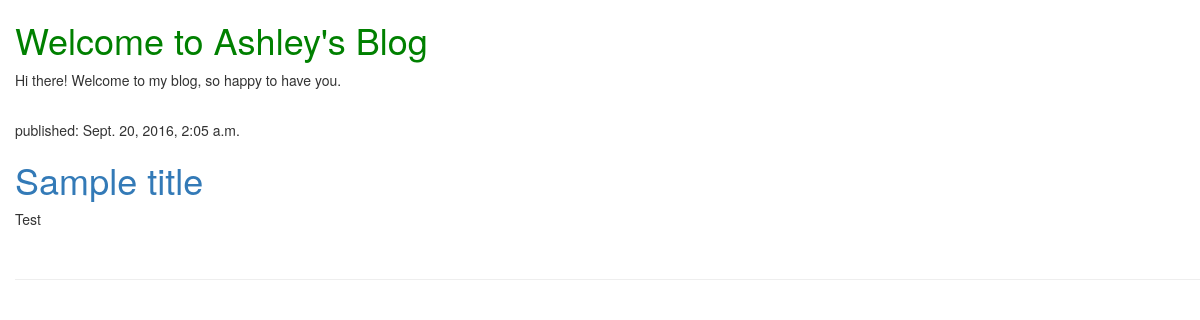
Before: / with the older database file.
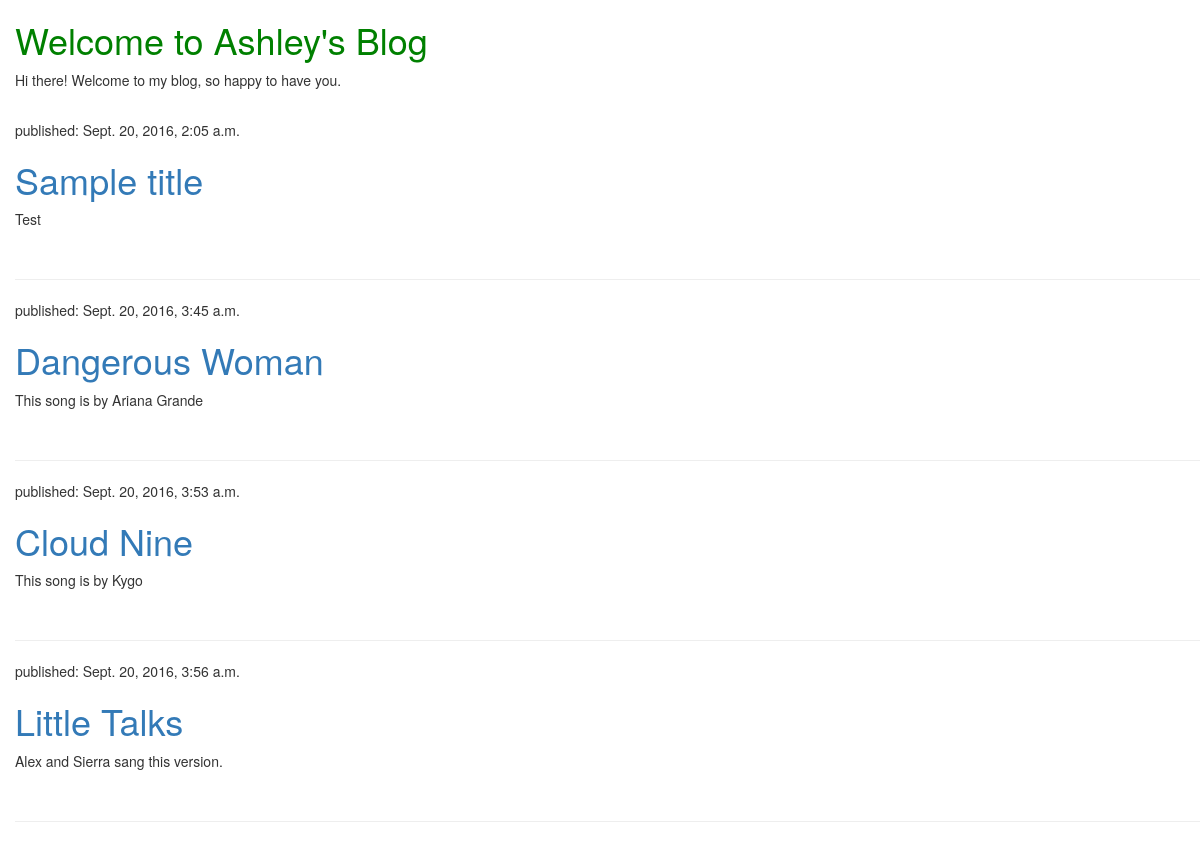
After: the same page with the newer database file.
### blog/models.py (models this page shows, shortened)
class Post(models.Model):
    author = models.ForeignKey('auth.User')
    title = models.CharField(max_length=200)
    text = models.TextField()
    created_date = models.DateTimeField(
        default = timezone.now)
    published_date = models.DateTimeField(
        blank=True, null=True)

### blog/views.py (the view)
# urls.py: url(r'^$', views.post_list, name='post_list'),
def post_list(request):
    posts = Post.objects.filter(published_date__lte=timezone.now()).order_by('published_date')
    return render(request, 'blog/post_list.html', {'posts': posts})

### blog/templates/blog/post_list.html (shortened to what this page needs)
{% extends 'base.html' %}
{% load staticfiles %}
{% block content %}
<head>
   <link rel="stylesheet" href="{% static 'css/blog.css' %}">
</head>
  <div>
    <h1 class= "apple"> Welcome to Ashley's Blog </h1>
  </div>
  <div>
    <p> Hi there! Welcome to my blog, so happy to have you.</p>
  </div><br>
  {% for post in posts %}
    <div>
          <p> published: {{ post.published_date }}</p>
          <h1><a href= "">{{ post.title }}</a></h1>
          <p>{{ post.text|linebreaksbr }}</p>
          <br>
        <hr>
    </div>
  {% endfor %}
  {% endblock %}

### templates/base.html (shortened to what this page needs)
<html>
  <head>
    <link rel="stylesheet" href="https://maxcdn.bootstrapcdn.com/bootstrap/3.3.7/css/bootstrap.min.css">
    <link rel="stylesheet" href="https://maxcdn.bootstrapcdn.com/bootstrap/3.3.7/css/bootstrap-theme.min.css">
  </head>
  <body>
{% block content %}{% endblock %}
  </body>
</html>

### blog/static/css/blog.css (style rules this page uses)
.apple { color: green; }
body { padding-left: 15px; }

Changed rows visible on the page:
now on this page (row edited): Post: published_date "Sept. 20, 2016, 3:45 a.m.", title "Dangerous Woman", text "This song is by Ariana Grande"
now on this page (row edited): Post: published_date "Sept. 20, 2016, 3:53 a.m.", title "Cloud Nine", text "This song is by Kygo"
now on this page (row edited): Post: published_date "Sept. 20, 2016, 3:56 a.m.", title "Little Talks", text "Alex and Sierra sang this version."
